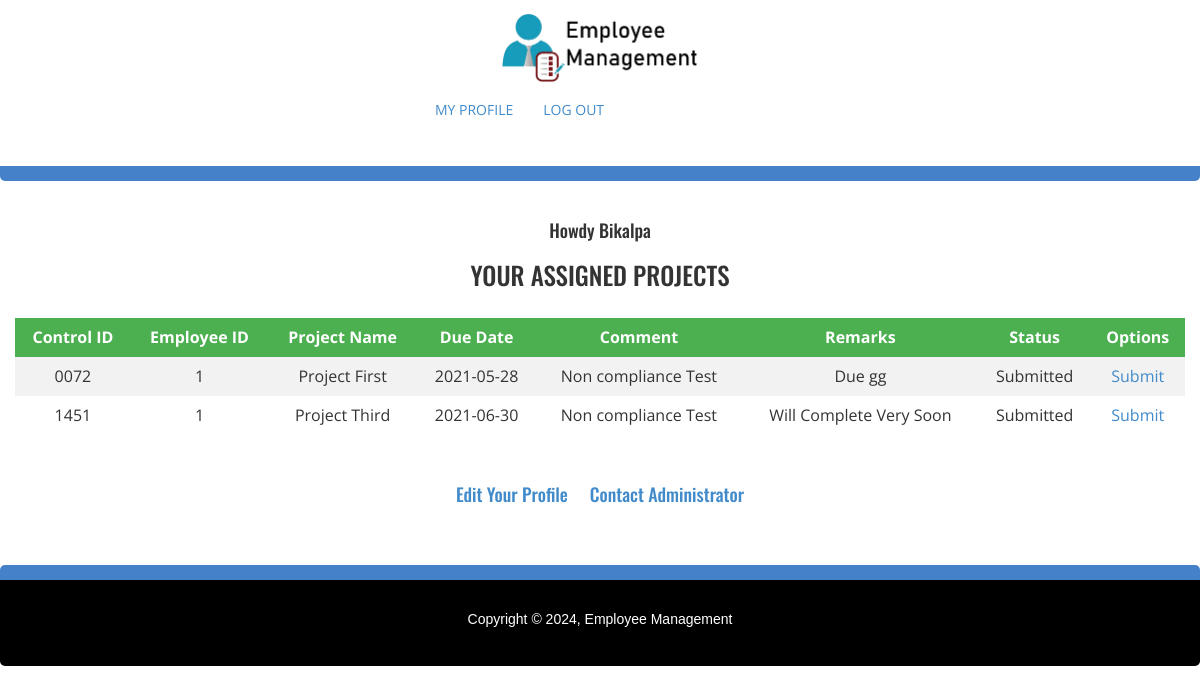
Screenshot of /employee/home.php?id=1 with the database file from the repository.
### tables this page shows
CREATE TABLE `userlist` (
  `id` int(11) NOT NULL,
  `firstName` varchar(100) NOT NULL,
  `lastName` varchar(100) NOT NULL,
  `email` varchar(255) NOT NULL,
  `contact` int(10) NOT NULL,
  `address` varchar(255) NOT NULL,
  `gender` varchar(255) NOT NULL,
  `birthday` date DEFAULT NULL,
  `password` varchar(255) NOT NULL
);

CREATE TABLE `projecttable` (
  `id` int(11) NOT NULL,
  `controlid` varchar(100) NOT NULL,
  `empid` int(11) NOT NULL,
  `projectName` varchar(255) NOT NULL,
  `requirement` varchar(255) NOT NULL,
  `applicable` varchar(255) NOT NULL,
  `duedate` date DEFAULT NULL,
  `noncomp` varchar(255) NOT NULL,
  `remarks` varchar(255) NOT NULL,
  `status` varchar(255) DEFAULT NULL
);

### employee/home.php (the view, shortened to what this page needs)
<?php
$empid = (isset($_GET['id']) ? $_GET['id'] : '');
require_once ('includes/dbh.php');
$sql1 = "SELECT * FROM `userlist` where id = '$empid'";
$result1 = mysqli_query($conn, $sql1);
$employeen = mysqli_fetch_array($result1);
$empName = ($employeen['firstName']);
$idnn =  ($employeen['id']);
$sql = "SELECT * FROM `projecttable` where empid = '$empid'";
$result = mysqli_query($conn, $sql);
?>
<?php
include('includes/header.php');
?>
<div class="header container-fluid">
	<div class="col-md-10 col-md-offset-1">
		<center>
			<img src="images/logo.png" alt="logo here" class="img-responsive">
		</center>
	</div>
	<div class="col-md-4 col-md-offset-4">
		<nav class="navbar  navbar-static-top" role="navigation">
			<div class="collapse navbar-collapse" id="navbar-collapse-1">
				<center>
					<ul class="nav navbar-nav ">
						<li class="active"><a href="#">MY PROFILE</a></li>
						<li><a href="logout.php">LOG OUT</a></li>
					</ul>
				</center>
			</div>
		</nav>
	</div>
</div>
<div class="container-fluid">
	<h4 style="text-align: center;">Howdy <?php echo "$empName"; ?>  </h4>
	<h2 style="font-size: 25px; text-align: center;">YOUR ASSIGNED PROJECTS </h2><br>
	<table>
		<tr>
			<th style="text-align:center;">Control ID</th>
			<th style="text-align:center;">Employee ID</th>
			<th style="text-align:center;">Project Name</th>
			<th style="text-align:center;">Due Date</th>
			<th style="text-align:center;">Comment</th>
			<th style="text-align:center;">Remarks</th>
			<th style="text-align:center;">Status</th>
			<th style="text-align:center;">Options</th>
		</tr>
		<?php
		while ($projecttable = mysqli_fetch_assoc($result)) {
			echo "<tr>";
			echo "<td>".$projecttable['controlid']."</td>";
			echo "<td>".$projecttable['empid']."</td>";
			echo "<td>".$projecttable['projectName']."</td>";
			echo "<td>".$projecttable['duedate']."</td>";
			echo "<td>".$projecttable['noncomp']."</td>";
			echo "<td>".$projecttable['remarks']."</td>";
			echo "<td>".$projecttable['status']."</td>";
			echo "<td><a href=\"psubmit.php?pid=$projecttable[empid]&id=$projecttable[controlid]\">Submit</a>";
		}
		?>
	</table>
</div>
<div class="container-fluid">
	<br><br>
	<h4 style="text-align:center;">
		<a href="updateprofile.php?id=<?php echo $idnn ?>">Edit Your Profile</a> &nbsp &nbsp
		<a href="mailto:mail@admin.com">Contact Administrator</a>
	</h4>
</div>
<?php
include('includes/footer.php');
?>

### employee/css/style.css (style rules this page uses)
body { font-family: 'Open Sans', sans-serif!important; }
a { text-decoration: none !important; }
h1,h2,h3,h4,h5,h6 { font-family: 'Oswald', sans-serif!important; }
.header { padding: 10px; background: white; color: black; border-bottom:15px solid #4581c8; margin-bottom: 30px; text-align: center; border-radius: 5px; }
.header img { background-color: white; background-repeat: no-repeat; width: auto; height: 75px; border-radius: 5px; }
table { margin: 0px; border-collapse: collapse; width: 100%; }
th, td { text-align: center; padding: 8px!important; font-size: 16px; }
tr:nth-child(even) { background-color: #f2f2f2 }
th { background-color: #4CAF50; color: white; }

### rows the page displays
userlist: firstName "Bikalpa"
projecttable: controlid "0072", empid "1", projectName "Project First", duedate "2021-05-28", noncomp "Non compliance Test", remarks "Due gg", status "Submitted"
projecttable: controlid "1451", empid "1", projectName "Project Third", duedate "2021-06-30", noncomp "Non compliance Test", remarks "Will Complete Very Soon", status "Submitted"
